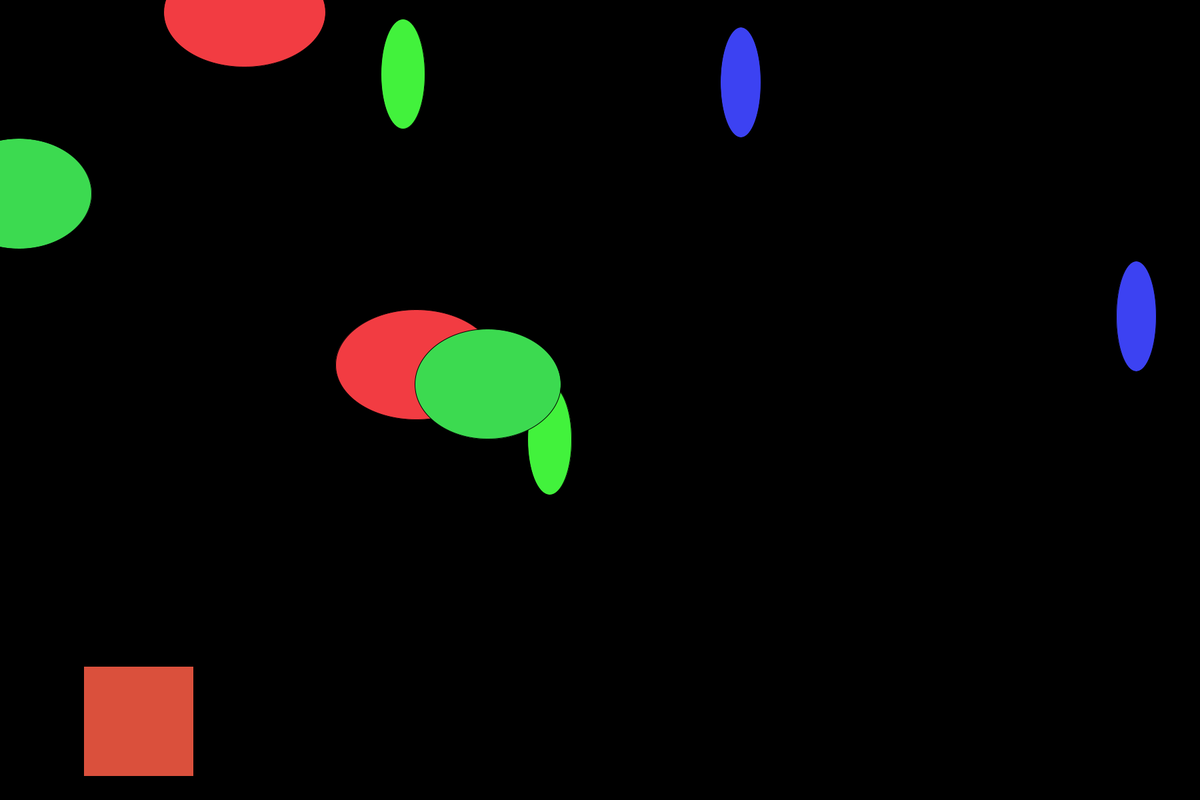
Frame 1 (no input)
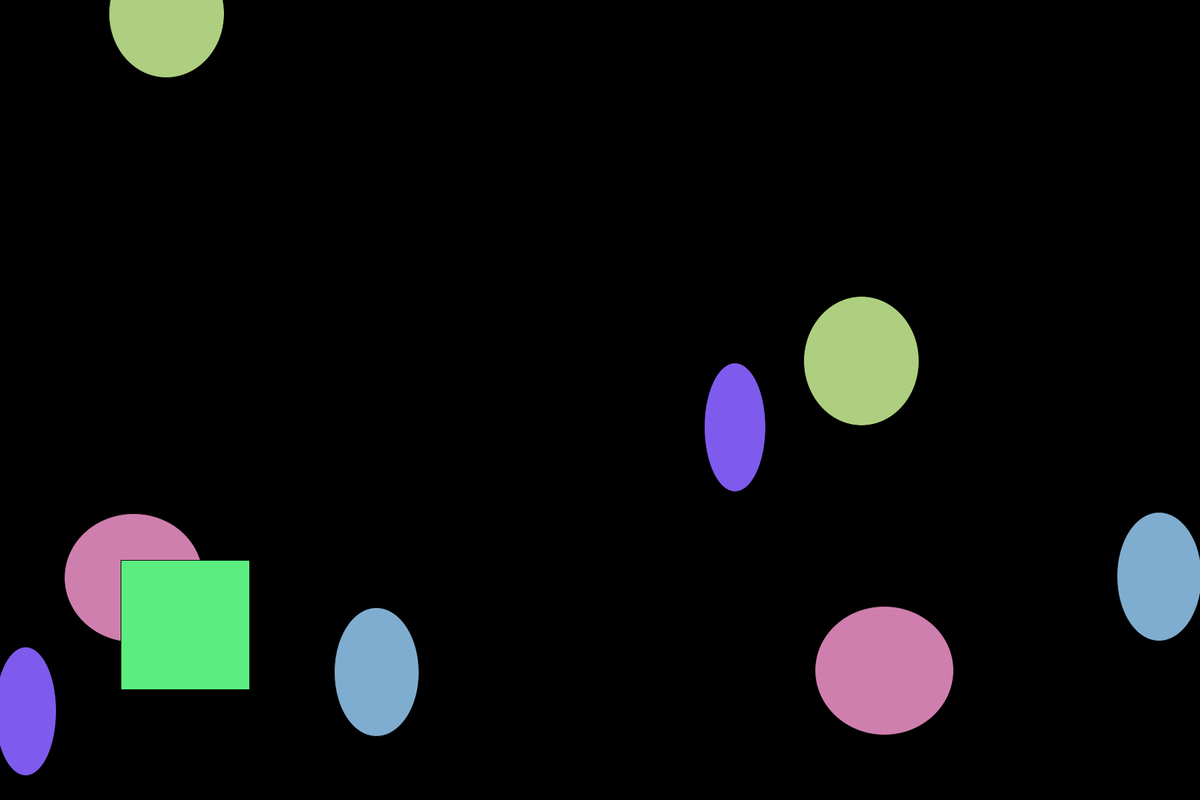
Frame 60 (the mouse pressed at the canvas centre just before this capture)
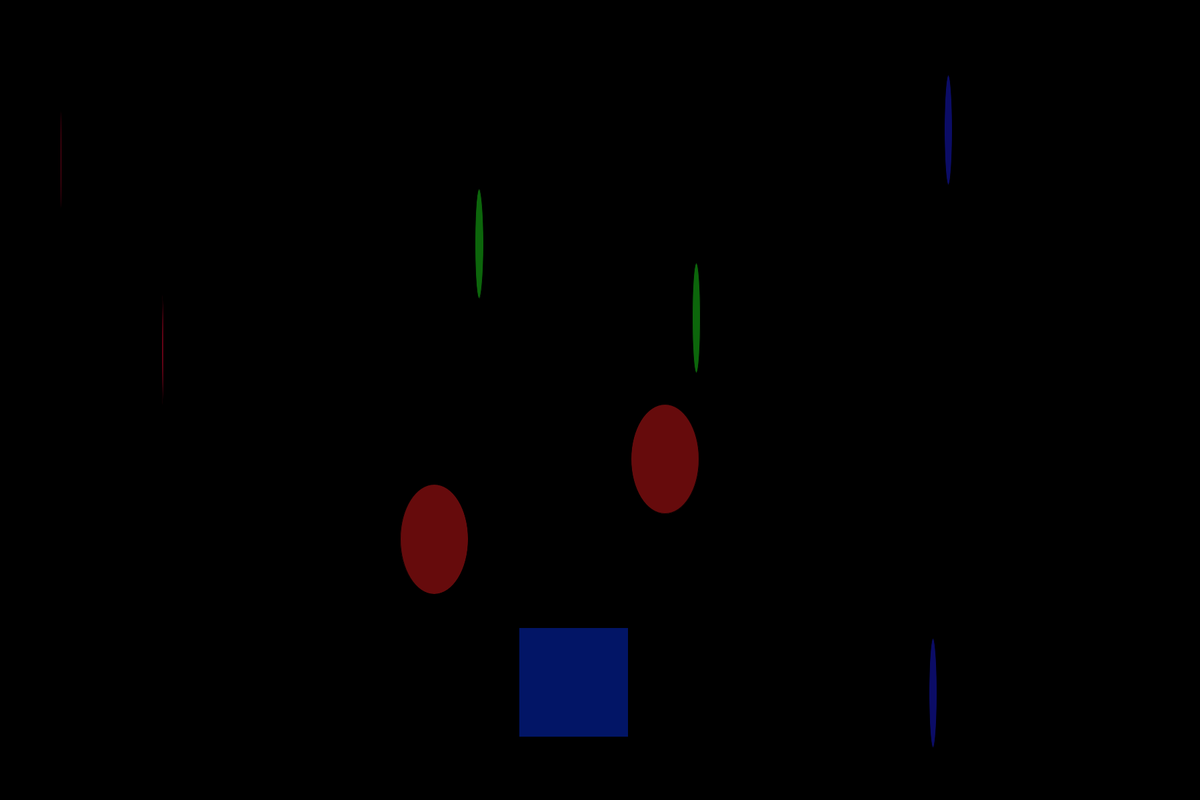
Frame 120 (the mouse held since frame 60 and released just before this capture)

The Processing sketch that drew these frames (run headless with seeded random() and noise(); from frame 60 on, the mouse is pressed at the canvas centre):

// Processing sketch: sketch_________
// ── sketch_________.pde
//ランダムに円描く
float r;
void setup() {
  size(1800,1200);
  frameRate(456456465);
}

void draw () {
  background(0);
  r = random(1,255);
  float a = random(0,255);
  float b = random(0,255);
  float c = random(0,255);
  float d = random(0,255);
  float e = random(0,255);
  
  
  fill(a,b,c);
  
  ellipse(random(0,1800),random(0,1200),a,r);
  ellipse(random(0,1800),random(0,1200),a,r);
  fill(b,c,a);
  ellipse(random(0,1800),random(0,1200),b,r);
  ellipse(random(0,1800),random(0,1200),b,r);
  fill(c,a,b);
  ellipse(random(0,1800),random(0,1200),c,r);
  ellipse(random(0,1800),random(0,1200),c,r);
  fill(c,d,e);
  ellipse(random(0,1800),random(0,1200),d,r);
  ellipse(random(0,1800),random(0,1200),d,r);
  
  fill(d,e,c);
  rect(random(0,1800),random(0,1200),r,r);
}
